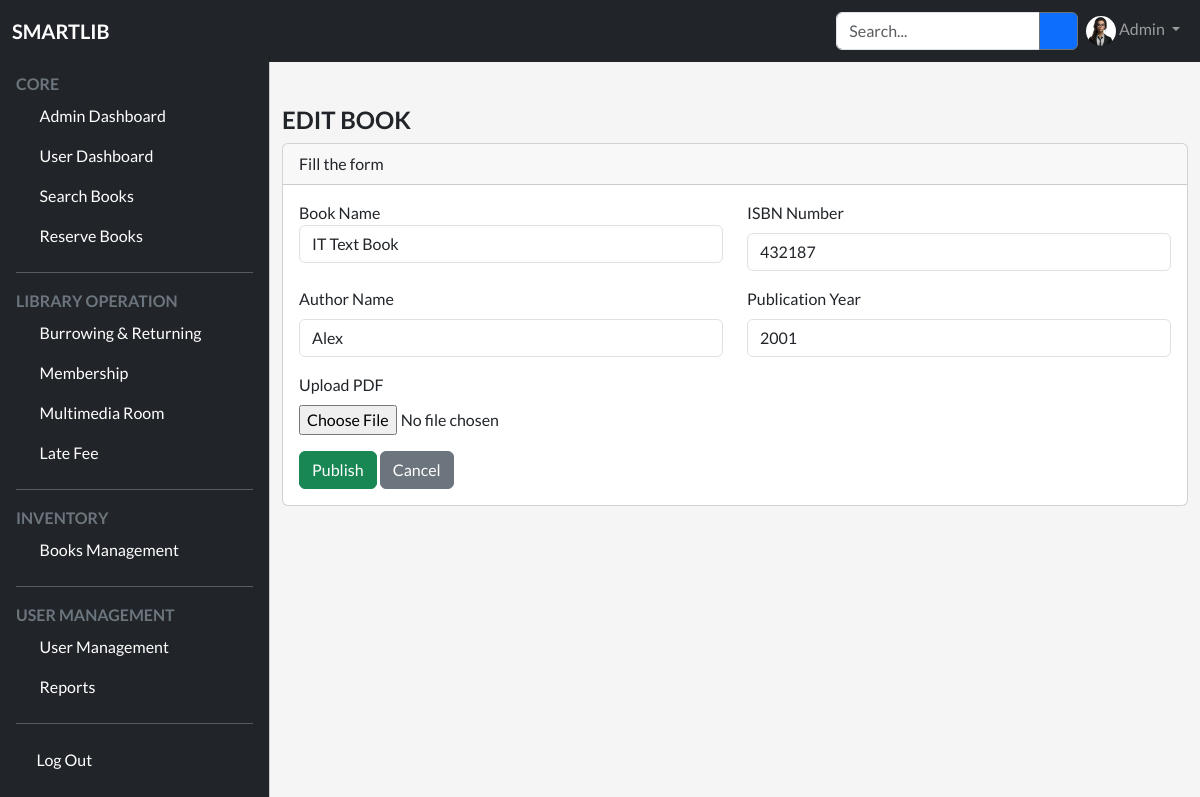
/admin/books/edit.php, run on an earlier commit of the app's database.
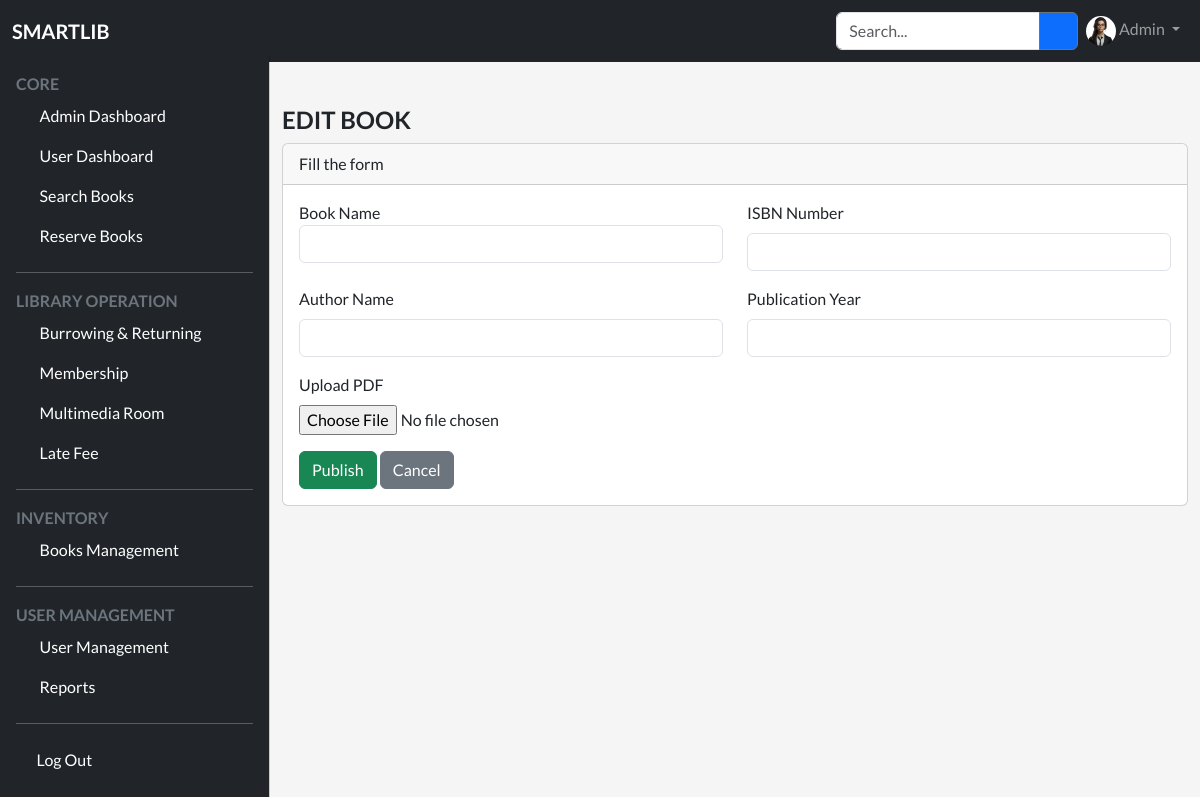
And on a later commit of the database.
### tables this page shows
CREATE TABLE `books` (
  `guid` varchar(50) NOT NULL,
  `id` int(11) NOT NULL AUTO_INCREMENT,
  `title` varchar(255) DEFAULT NULL,
  `author` varchar(255) DEFAULT NULL,
  `publication_year` varchar(10) DEFAULT NULL,
  `isbn` varchar(255) DEFAULT NULL,
  `category_id` int(11) DEFAULT NULL,
  `status` tinyint(1) NOT NULL DEFAULT 1,
  `created_at` timestamp NOT NULL DEFAULT current_timestamp(),
  `updated_at` timestamp NULL DEFAULT NULL,
  PRIMARY KEY (`id`)
);

### admin/models/book.php (called while the page is built, shortened)
<?php
function getBookByGUID($conn,$guid)
{
    $sql = "select * from books b where b.guid='$guid'";
    $result = $conn->query($sql);
    return $result;
}

### admin/books/edit.php (the view, shortened to what the changed rows need)
<?php
include_once("../../config/database.php");
include_once("../models/book.php");
include_once("../../include/header.php");
include_once("../../include/sidebar.php");
$bookName='';
$isbn='';
$author='';
$publicationYear='';
$guid=$_SERVER['QUERY_STRING'];
$book = getBookByGUID($conn,$guid);
if ($book->num_rows > 0) {
    while ($row = $book->fetch_assoc()) {
        $bookName=$row['title'];
        $isbn=$row['isbn'];
        $author=$row['author'];
        $publicationYear=$row['publication_year'];
    }
}
?>
        <main class="mt-1 pt-3">
            <div class="container-fluid">
                <div class="row dashboard-counts">
                    <div class="col-md-12">
                        <div class="card">
                                    <div class="card-body">
                                        <form method="post" action="<?php echo ADMIN_BASE_URL?>books/edit.php"  enctype="multipart/form-data">
                                            <div class="row">
                                                <div class="col-md-6">
                                                    <div class="mb-3">
                                                        <label for="title">Book Name</label>
                                                        <input type="text" name="title" id="title"
                                                         class="form-control"  title="Enter the title"
                                                        value="<?php echo $bookName ?>"/>
                                                    </div>
                                                </div>
                                                <div class="col-md-6">
                                                    <div class="mb-3">
                                                        <label for="isbn" class="form-label">ISBN Number</label>
                                                        <input type="text" name="isbn" id="isbn" class="form-control"
                                                        required="required" title="Enter the ISBN number"
                                                               value="<?php echo $isbn ?>"/>
                                                    </div>
                                                </div>
                                                <div class="col-md-6">
                                                    <div class="mb-3">
                                                        <label for="author" class="form-label">Author Name</label>
                                                        <input type="text" name="author" id="author"
                                                        class="form-control" required title="Enter the author's name"
                                                               value="<?php echo $author ?>"/>
                                                    </div>
                                                </div>
                                                <div class="col-md-6">
                                                    <div class="mb-3">
                                                        <label for="publication_year" class="form-label">Publication Year</label>
                                                        <input type="number" name="publication_year" id="publication_year"
                                                        class="form-control" required title="Enter the year of publication"
                                                               value="<?php echo $publicationYear ?>"/>
                                                    </div>
                                                </div>
                                            </div>
                                        </form>
                                    </div>
                                </div>
                            </div>
                        </div>
<?php
include_once("../../include/footer.php");
?>

What changed in the data, as far as the page shows it:
removed books: title "IT Text Book", isbn "432187", author "Alex", publication_year "2001"
